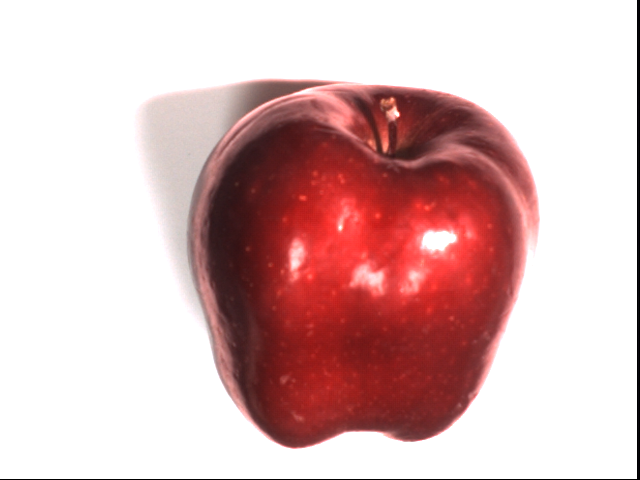
#> input picture clase4/fruit005.bmp, 640 x 480 px
$ python imagenNegativa.py
#> lines starting #> are read from the running program, lines starting #| are printed output that depends on the picture
import cv2
import matplotlib as plt
im = cv2.imread('fruit005.bmp',0)
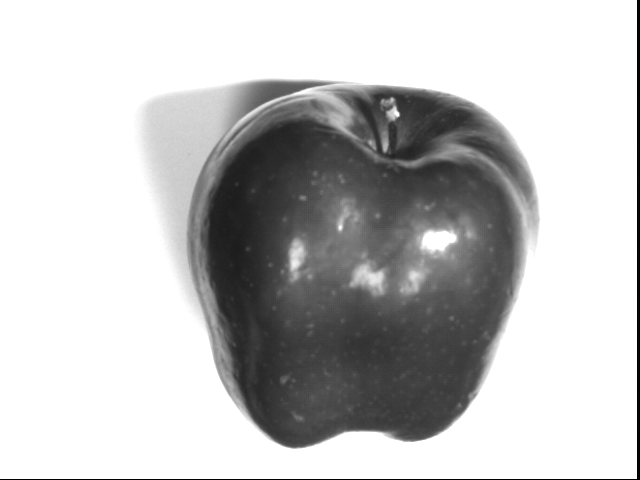
#> im: shape (480, 640); min 0, max 255, mean 195.1
imN = cv2.bitwise_not(im)
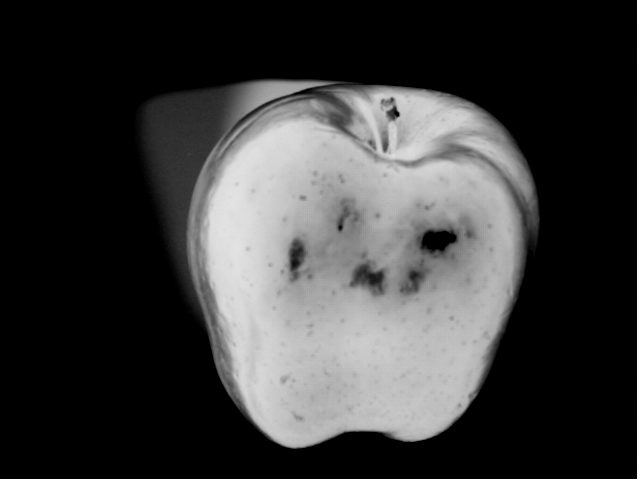
#> imN: shape (480, 640); min 0, max 255, mean 59.9
cv2.imshow('Imagen', im)
cv2.imshow('Imagen Negativa', imN)
#> (the run stopped early here; a loop or call above may not have finished)
